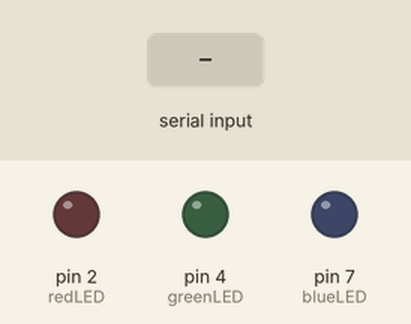
Bench run of a sketch on a simulated Arduino Uno, built with avr-gcc and run on an emulated ATmega328P. On the bench: output pins drawn as LEDs (lit = HIGH). Inputs (shaded band) come from the test bench.

Above: at 1.2 s.
1.3 s: "R" received over Serial
At 2.0 s:
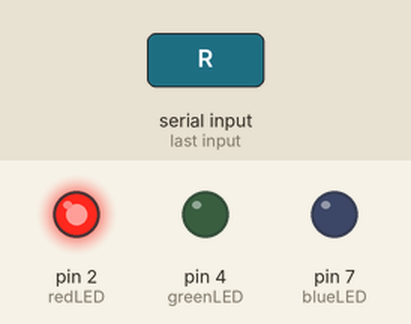
2.8 s: "G" received over Serial
At 3.2 s:
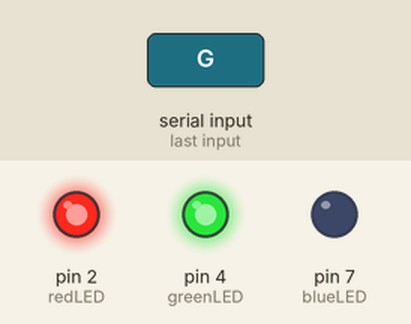
4.3 s: "B" received over Serial
At 5.5 s:
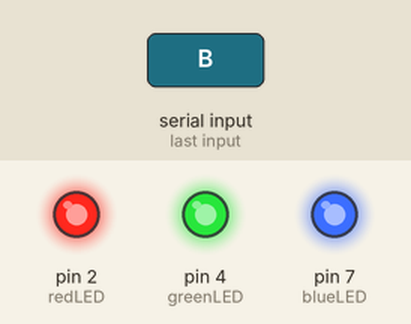
5.8 s: "R" received over Serial
At 6.6 s:
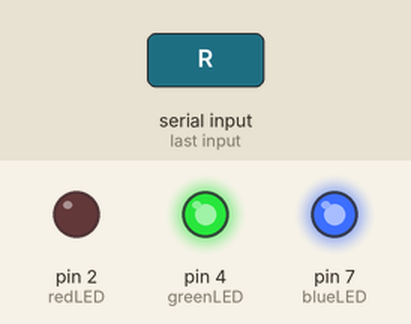
7.3 s: "G" received over Serial
At 7.8 s:
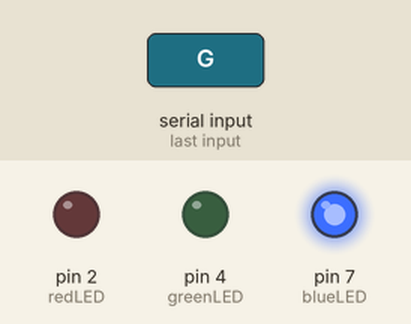
8.8 s: "N" received over Serial
At 10.1 s:
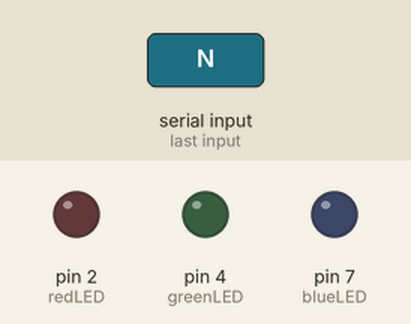
Timing chart, 0 to 11.3 s (numbered marks = the images above; inputs shaded):
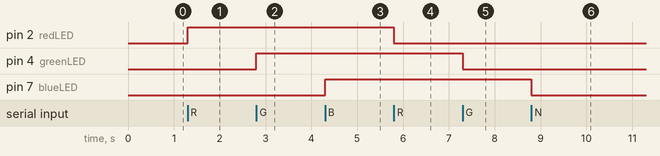

Measured:
- after the input at 1.3 s, pin 2 (redLED): LOW → HIGH at once
- after the input at 2.8 s, pin 4 (greenLED): LOW → HIGH at once
- after the input at 4.3 s, pin 7 (blueLED): LOW → HIGH at once
- after the input at 5.8 s, pin 2 (redLED): HIGH → LOW at once
- after the input at 7.3 s, pin 4 (greenLED): HIGH → LOW at once
- after the input at 8.8 s, pin 7 (blueLED): HIGH → LOW at once

The sketch:

SwitchCase.ino
```cpp
#define redLED 2
#define greenLED 4
#define blueLED 7

bool red = LOW;
bool green = LOW;
bool blue = LOW;

void setup()
{
    Serial.begin(9600);
    pinMode(redLED, OUTPUT);
    pinMode(greenLED, OUTPUT);
    pinMode(blueLED, OUTPUT);
}

void SC()
{
    int inn = Serial.read();
    switch(inn){
        case 'R':
      		red = !red;
            digitalWrite(redLED, red);
            break;
        case 'G':
      		green = !green;
            digitalWrite(greenLED, green);
            break;
        case 'B':
      		blue = !blue;
            digitalWrite(blueLED, blue);
            break;
      	case 'N':
      		digitalWrite(redLED, LOW);
      		digitalWrite(blueLED, LOW);
      		digitalWrite(greenLED, LOW);
      		break;
    }
}

void loop()
{
    SC();
}
```
